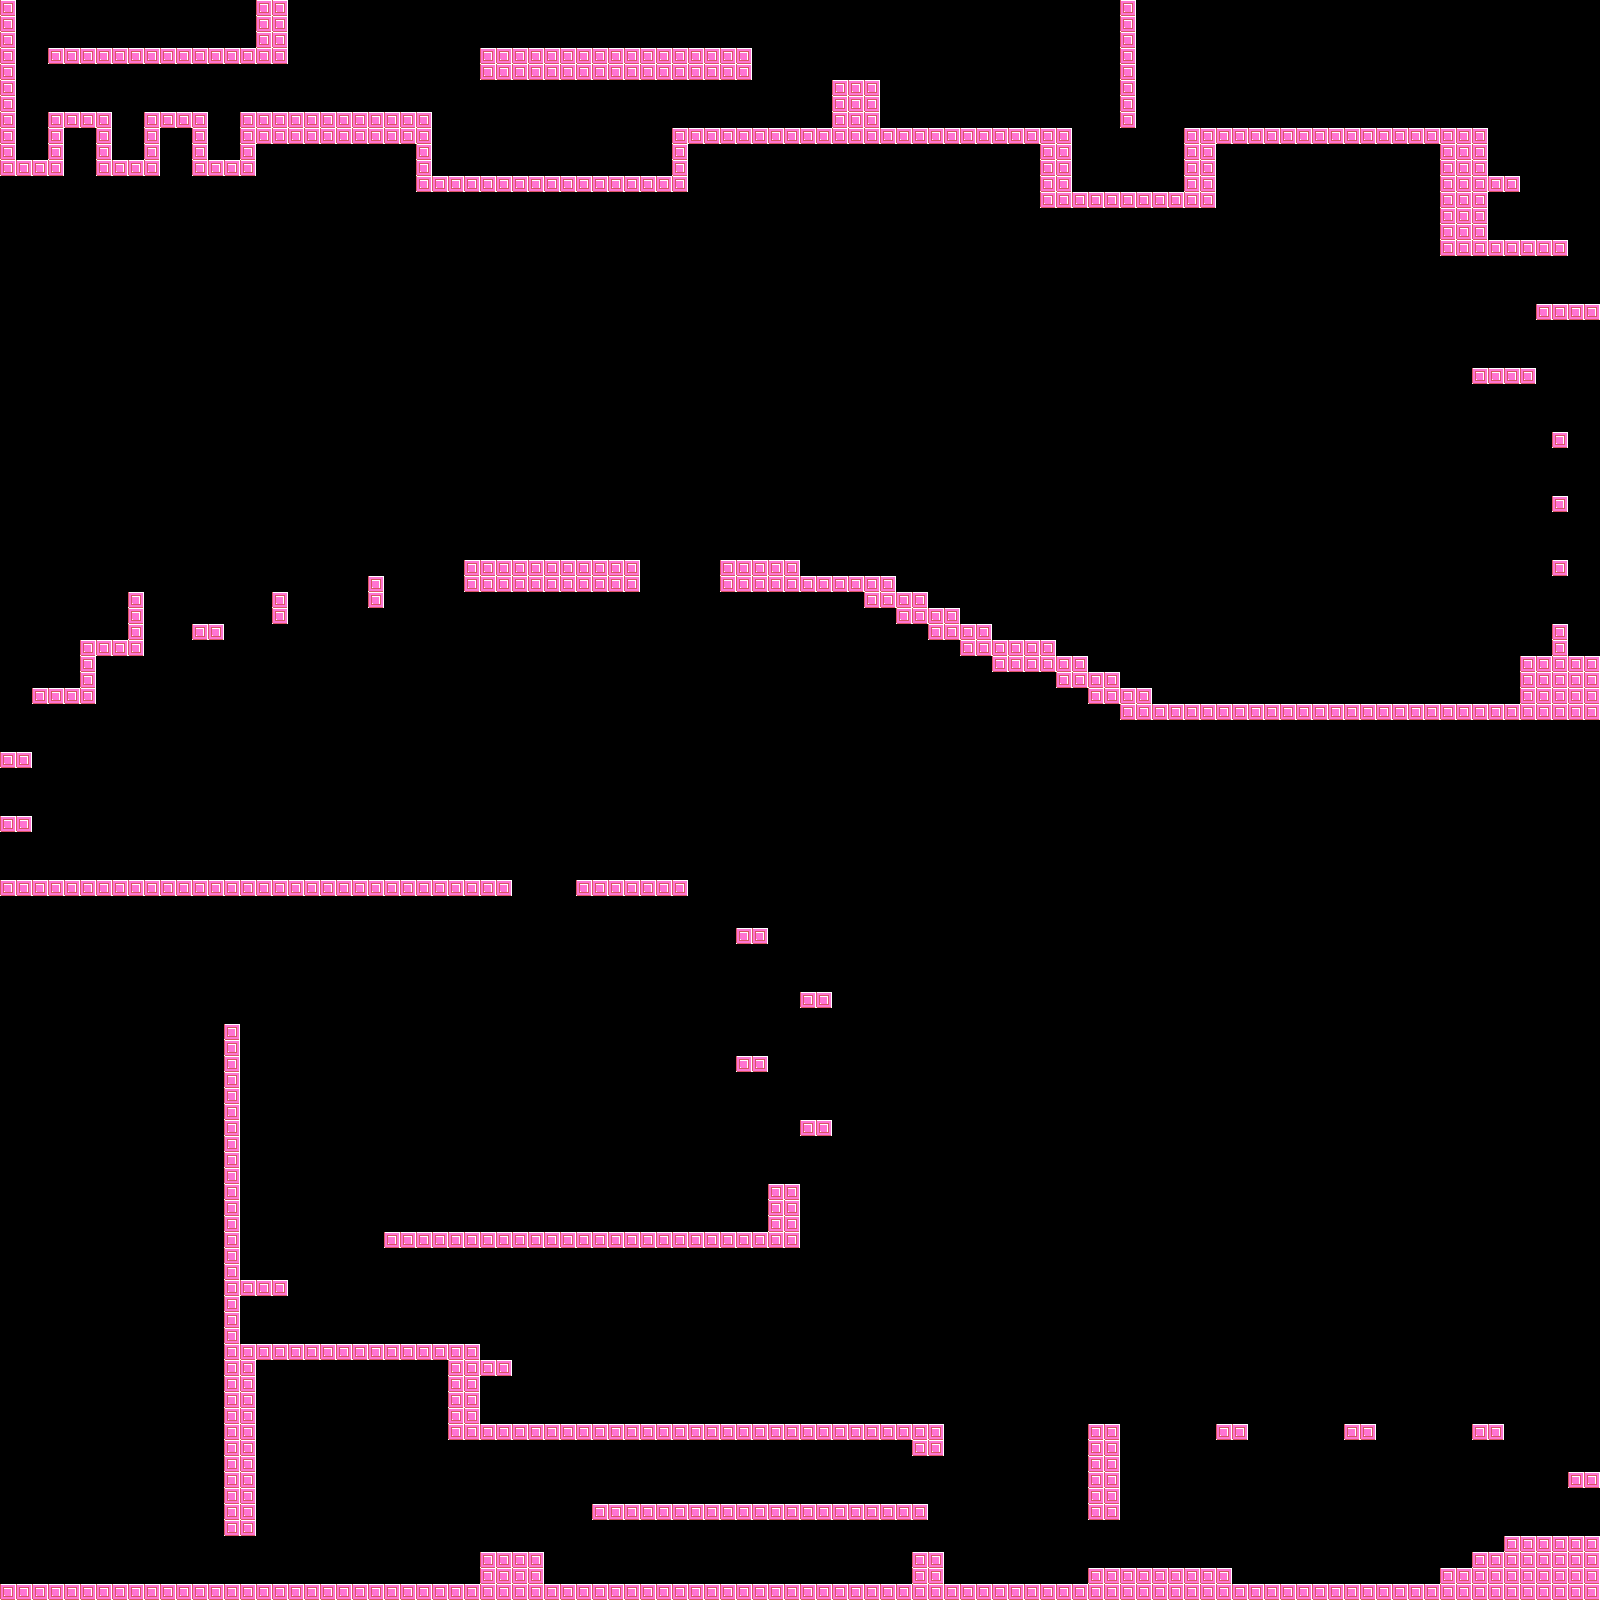

The image is a tile-based game level rendered from a .tmx file. Its description and source (layers, tilesets, objects; grid data summarised) follow:
An orthogonal 100x100 tile map with 16x16 px tiles, 1 tile layer (platforms) and 161 objects.

<map version="1.5" tiledversion="1.7.0" orientation="orthogonal" renderorder="right-down" width="100" height="100" tilewidth="16" tileheight="16" infinite="0" nextlayerid="7" nextobjectid="230">
 <editorsettings>
  <export target="level-00.lua" format="lua" />
 </editorsettings>
 <tileset firstgid="1" name="platforms" tilewidth="16" tileheight="16" tilecount="2" columns="2">
  <image source="../assets/platforms.png" width="32" height="16" />
 </tileset>
 <objectgroup id="4" name="block-platforms" locked="1">
  <object id="35" x="0" y="1584" width="480" height="16" />
  <object id="36" x="480" y="1552" width="64" height="48" />
  <object id="39" x="448" y="1424" width="496" height="16" />
  <object id="40" x="224" y="1360" width="32" height="176" />
  <object id="41" x="592" y="1504" width="336" height="16" />
  <object id="42" x="912" y="1552" width="32" height="48" />
  <object id="43" x="544" y="1584" width="368" height="16" />
  <object id="44" x="224" y="1280" width="64" height="16" />
  <object id="45" x="224" y="1024" width="16" height="256" />
  <object id="46" x="224" y="1344" width="256" height="16" />
  <object id="47" x="448" y="1376" width="32" height="48" />
  <object id="48" x="944" y="1584" width="144" height="16" />
  <object id="49" x="1088" y="1568" width="144" height="32" />
  <object id="50" x="1232" y="1584" width="208" height="16" />
  <object id="51" x="1440" y="1568" width="32" height="32" />
  <object id="52" x="1472" y="1552" width="32" height="48" />
  <object id="53" x="1504" y="1536" width="96" height="64" />
  <object id="56" x="1472" y="1424" width="32" height="16" />
  <object id="58" x="1344" y="1424" width="32" height="16" />
  <object id="60" x="1216" y="1424" width="32" height="16" />
  <object id="62" x="1088" y="1424" width="32" height="96" />
  <object id="64" x="1568" y="1472" width="32" height="16" />
  <object id="67" x="448" y="1360" width="64" height="16" />
  <object id="68" x="384" y="1232" width="384" height="16" />
  <object id="69" x="768" y="1184" width="32" height="64" />
  <object id="70" x="800" y="1120" width="32" height="16" />
  <object id="71" x="736" y="1056" width="32" height="16" />
  <object id="72" x="800" y="992" width="32" height="16" />
  <object id="73" x="736" y="928" width="32" height="16" />
  <object id="74" x="0" y="880" width="688" height="16" />
  <object id="75" x="0" y="752" width="32" height="16" />
  <object id="76" x="0" y="816" width="32" height="16" />
  <object id="77" x="32" y="688" width="64" height="16" />
  <object id="79" x="80" y="640" width="64" height="16" />
  <object id="80" x="80" y="656" width="16" height="32" />
  <object id="81" x="128" y="592" width="16" height="48" />
  <object id="82" x="192" y="624" width="32" height="16" />
  <object id="83" x="272" y="592" width="16" height="32" />
  <object id="84" x="368" y="576" width="16" height="32" />
  <object id="85" x="464" y="560" width="176" height="32" />
  <object id="86" x="720" y="560" width="80" height="32" />
  <object id="87" x="800" y="576" width="96" height="16" />
  <object id="89" x="864" y="592" width="64" height="16" />
  <object id="90" x="896" y="608" width="64" height="16" />
  <object id="91" x="928" y="624" width="64" height="16" />
  <object id="92" x="960" y="640" width="96" height="16" />
  <object id="93" x="992" y="656" width="96" height="16" />
  <object id="94" x="1056" y="672" width="64" height="16" />
  <object id="95" x="1088" y="688" width="64" height="16" />
  <object id="96" x="1120" y="704" width="400" height="16" />
  <object id="97" x="1520" y="656" width="80" height="64" />
  <object id="98" x="1552" y="624" width="16" height="32" />
  <object id="99" x="1552" y="560" width="16" height="16" />
  <object id="100" x="1552" y="496" width="16" height="16" />
  <object id="101" x="1552" y="432" width="16" height="16" />
  <object id="102" x="1472" y="368" width="64" height="16" />
  <object id="103" x="1536" y="304" width="64" height="16" />
  <object id="104" x="1488" y="240" width="80" height="16" />
  <object id="105" x="1488" y="176" width="32" height="16" />
  <object id="106" x="1440" y="144" width="48" height="112" />
  <object id="107" x="1184" y="128" width="304" height="16" />
  <object id="108" x="1184" y="144" width="32" height="64" />
  <object id="109" x="1072" y="192" width="112" height="16" />
  <object id="110" x="1040" y="144" width="32" height="64" />
  <object id="111" x="1120" y="0" width="16" height="128" />
  <object id="112" x="880" y="128" width="192" height="16" />
  <object id="113" x="832" y="80" width="48" height="64" />
  <object id="114" x="672" y="128" width="160" height="16" />
  <object id="115" x="480" y="48" width="272" height="32" />
  <object id="116" x="416" y="176" width="272" height="16" />
  <object id="117" x="672" y="144" width="16" height="32" />
  <object id="118" x="416" y="144" width="16" height="32" />
  <object id="119" x="240" y="112" width="192" height="32" />
  <object id="120" x="0" y="0" width="16" height="160" />
  <object id="121" x="0" y="160" width="64" height="16" />
  <object id="123" x="48" y="112" width="64" height="16" />
  <object id="124" x="144" y="112" width="64" height="16" />
  <object id="125" x="192" y="160" width="64" height="16" />
  <object id="126" x="96" y="160" width="64" height="16" />
  <object id="127" x="48" y="48" width="240" height="16" />
  <object id="128" x="256" y="0" width="32" height="48" />
  <object id="129" x="48" y="128" width="16" height="32" />
  <object id="130" x="96" y="128" width="16" height="32" />
  <object id="131" x="144" y="128" width="16" height="32" />
  <object id="132" x="192" y="128" width="16" height="32" />
  <object id="133" x="240" y="144" width="16" height="16" />
  <object id="226" x="912" y="1440" width="32" height="16" />
  <object id="228" x="224" y="1296" width="16" height="48" />
 </objectgroup>
 <objectgroup id="5" name="sun-enemies" locked="1" offsetx="32" offsety="0">
  <object id="140" x="480" y="1360" width="16" height="16" />
  <object id="142" x="128" y="1568" width="16" height="16" />
  <object id="143" x="416" y="1552" width="16" height="16" />
  <object id="144" x="368" y="1552" width="16" height="16" />
  <object id="145" x="544" y="1504" width="16" height="16" />
  <object id="146" x="928" y="1552" width="16" height="16" />
  <object id="147" x="976" y="1424" width="16" height="16" />
  <object id="148" x="1136" y="1472" width="16" height="16" />
  <object id="149" x="1200" y="1568" width="16" height="16" />
  <object id="150" x="1216" y="1568" width="16" height="16" />
  <object id="152" x="1232" y="1568" width="16" height="16" />
  <object id="154" x="1280" y="1568" width="16" height="16" />
  <object id="155" x="1296" y="1568" width="16" height="16" />
  <object id="157" x="1312" y="1568" width="16" height="16" />
  <object id="158" x="1360" y="1568" width="16" height="16" />
  <object id="159" x="1376" y="1568" width="16" height="16" />
  <object id="160" x="1392" y="1568" width="16" height="16" />
  <object id="161" x="640" y="1408" width="16" height="16" />
  <object id="163" x="688" y="1328" width="16" height="16" />
  <object id="164" x="736" y="1408" width="16" height="16" />
  <object id="165" x="784" y="1328" width="16" height="16" />
  <object id="166" x="224" y="1312" width="16" height="16" />
  <object id="169" x="512" y="1216" width="16" height="16" />
  <object id="171" x="544" y="1216" width="16" height="16" />
  <object id="172" x="576" y="1216" width="16" height="16" />
  <object id="173" x="608" y="1216" width="16" height="16" />
  <object id="174" x="704" y="912" width="16" height="16" />
  </objectgroup>
 <layer id="1" name="platforms" width="100" height="100" locked="1">
  <data>[10000 cells, 771 non-empty, 1 distinct tile ids]</data>
 </layer>
</map>
<!-- 46 of 161 objects omitted -->